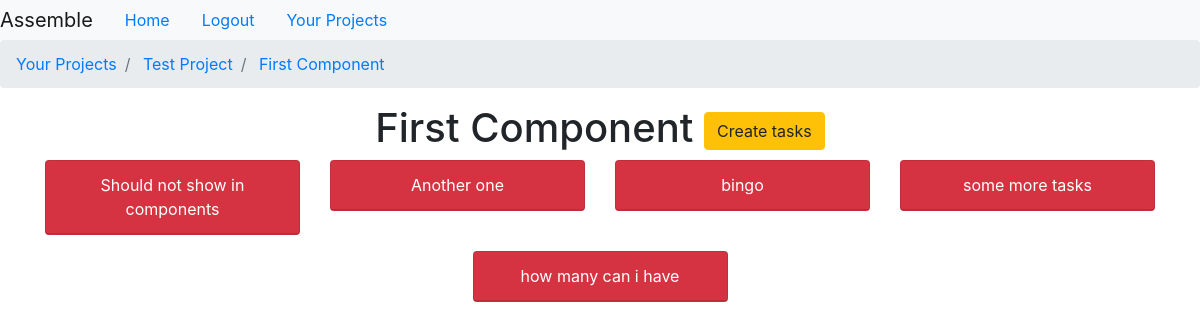
The app's page /home/project-component-detail/first-component/ (signed in) with its own data.
### assemble/models.py (models this page shows, shortened)
class ProjectComponent(models.Model):
    name = models.CharField(max_length=60)
    description = models.CharField(max_length=200)
    slug = models.SlugField(max_length=100,unique=True,blank=True,null=True)
    completed = models.BooleanField(default=False)
    task = models.ForeignKey('self',null=True,default=None,related_name="component",on_delete=models.CASCADE)
    project = models.ForeignKey(Project,on_delete=models.CASCADE)

class Project(models.Model):
    name = models.CharField(max_length=60)
    description = models.TextField(max_length=400)
    user = models.ManyToManyField(User)
    slug = models.SlugField(max_length=100,unique=True,blank=True,null=True)
    completed= models.BooleanField(default=False)

### assemble/views.py (the view)
# urls.py: path('project-component-detail/<project_component_slug>/',project_component_detail_view,name="project-component-detail"),
@login_required
def project_component_detail_view(request,project_component_slug):
    component = ProjectComponent.objects.get(slug=project_component_slug)
    component_tasks = component.component.all()
    context = {
        'component_tasks':component_tasks,
        'component':component,
    }
    return render(request,'assemble/project_component.html',context)

### templates/assemble/project_component.html
{% extends 'assemble/base.html' %}
{% block breadcrumb %}
    <li class="breadcrumb-item">
        <a href="{% url 'project-list' %}">
            Your Projects
        </a>
    </li>
    <li class="breadcrumb-item">
        <a href="{% url 'project-detail' component.project.slug %}"> {{ component.project.name }} </a>
    </li>
    <li class="breadcrumb-item">
        <a href="{% url 'project-component-detail' component.slug %}"> {{ component.name }} </a>
    </li>
{% endblock breadcrumb %}
{% block content %}
<div class="container text-center">
    <h1>{{ component.name }} <a class="btn btn-warning" href="{% url 'create-task' component.slug %}">Create tasks</a></h1>
    <div class="row justify-content-center">
        {% for task in component_tasks %}
            <div class="col-3">
                <div class="card text-white bg-danger mb-3">
                    <div class="card-header">{{ task.name }}</div>
                </div>
            </div>
        {% endfor %}
    </div>
</div>
{% endblock content %}

### records on screen
ProjectComponent: project.name "Test Project", name "First Component"
ProjectComponent: name "Should not show in components"
ProjectComponent: name "Another one"
ProjectComponent: name "bingo"
ProjectComponent: name "some more tasks"
ProjectComponent: name "how many can i have"
